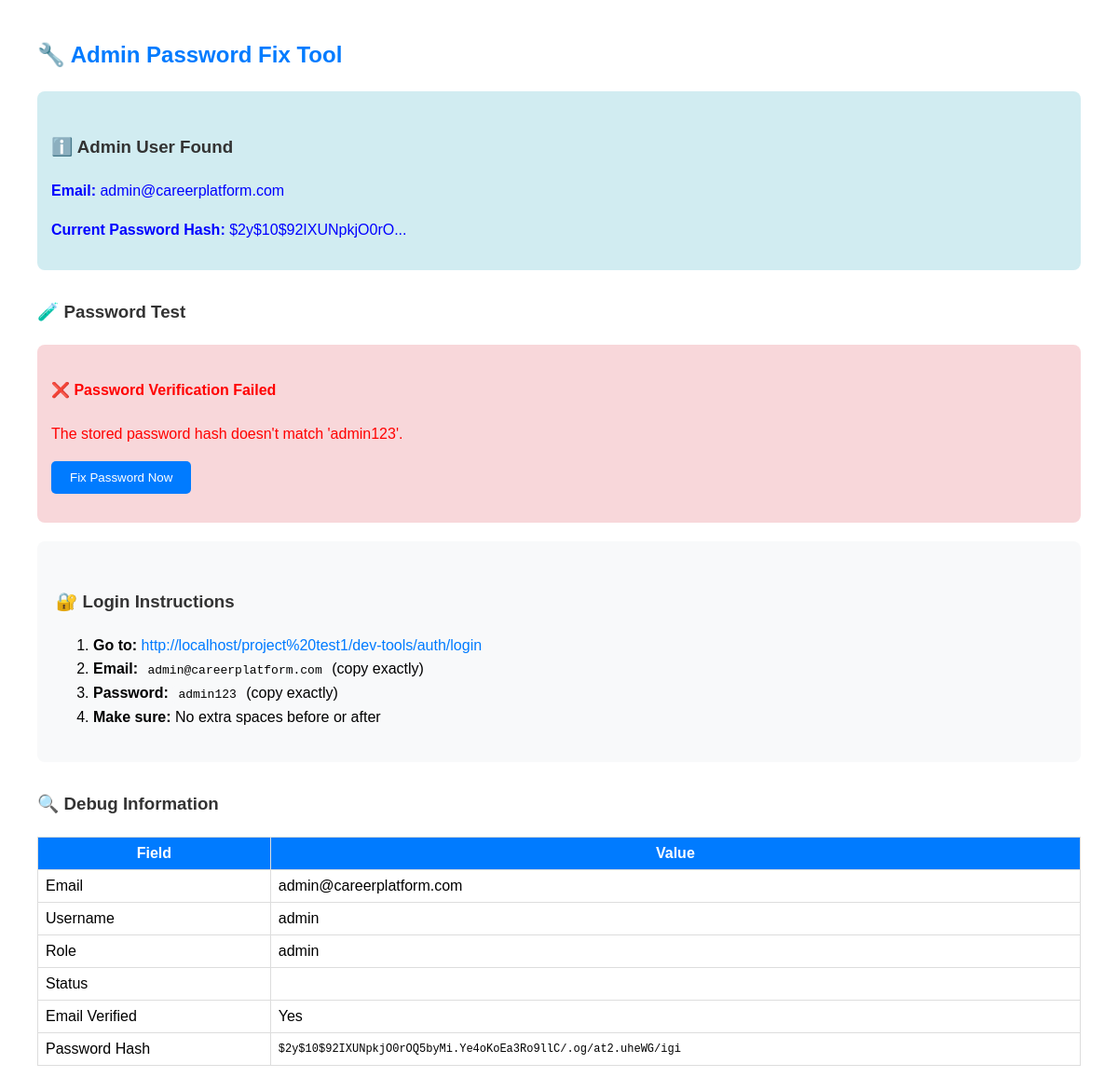
The page /dev-tools/fix-admin.php on the database its author committed.
### tables this page shows
CREATE TABLE users (
    id INT PRIMARY KEY AUTO_INCREMENT,
    username VARCHAR(50) UNIQUE NOT NULL,
    email VARCHAR(100) UNIQUE NOT NULL,
    password VARCHAR(255) NOT NULL,
    first_name VARCHAR(50) NOT NULL,
    last_name VARCHAR(50) NOT NULL,
    role ENUM('student', 'counselor', 'admin') NOT NULL DEFAULT 'student',
    phone VARCHAR(20),
    profile_image VARCHAR(255),
    email_verified BOOLEAN DEFAULT TRUE,
    created_at TIMESTAMP DEFAULT CURRENT_TIMESTAMP,
    updated_at TIMESTAMP DEFAULT CURRENT_TIMESTAMP ON UPDATE CURRENT_TIMESTAMP
);

### app/core/Database.php (called while the page is built, shortened)
<?php
class Database
{
    private $host = DB_HOST;
    private $user = DB_USER;
    private $pass = DB_PASS;
    private $dbname = DB_NAME;
    private $dbh;
    private $stmt;
    public function __construct()
    {
        $dsn = 'mysql:host=' . $this->host . ';dbname=' . $this->dbname . ';charset=utf8mb4';
        $options = [
            PDO::ATTR_PERSISTENT => true,
            PDO::ATTR_ERRMODE => PDO::ERRMODE_EXCEPTION,
            PDO::ATTR_DEFAULT_FETCH_MODE => PDO::FETCH_OBJ
        ];
        try {
            $this->dbh = new PDO($dsn, $this->user, $this->pass, $options);
        } catch (PDOException $e) {
            $this->error = $e->getMessage();
            $errorMsg = "<h2>Database Connection Error</h2>";
            $errorMsg .= "<p><strong>Error:</strong> " . htmlspecialchars($e->getMessage()) . "</p>";
            $errorMsg .= "<h3>Possible Solutions:</h3>";
            $errorMsg .= "<ol>";
            $errorMsg .= "<li><strong>Start MySQL:</strong> Open XAMPP Control Panel and start MySQL</li>";
            $errorMsg .= "<li><strong>Check Database:</strong> Ensure database '" . $this->dbname . "' exists</li>";
            $errorMsg .= "<li><strong>Import Schema:</strong> Import database/schema.sql via phpMyAdmin</li>";
            $errorMsg .= "<li><strong>Check Credentials:</strong> Verify DB_USER and DB_PASS in app/config/config.php</li>";
            $errorMsg .= "</ol>";
            $errorMsg .= "<p><a href='" . APP_URL . "/diagnostic.php'>Run Diagnostic Tool</a></p>";
            die($errorMsg);
        }
    }
    public function query($sql)
    {
        $this->stmt = $this->dbh->prepare($sql);
    }
    public function bind($param, $value, $type = null)
    {
        if (is_null($type)) {
            switch (true) {
                default:
                    $type = PDO::PARAM_STR;
            }
        }
        $this->stmt->bindValue($param, $value, $type);
    }
    public function execute()
    {
        return $this->stmt->execute();
    }
    public function single()
    {
        $this->execute();
        return $this->stmt->fetch(PDO::FETCH_OBJ);
    }
}
?>

### dev-tools/fix-admin.php (the view, shortened to what this page needs)
<?php
require_once '../app/core/Database.php';
echo "<h2>🔧 Admin Password Fix Tool</h2>";
try {
    $db = new Database();
    $db->query("SELECT * FROM users WHERE email = :email");
    $db->bind(':email', 'admin@careerplatform.com');
    $admin = $db->single();
    if (!$admin) {
        echo "<div style='color: red; background: #f8d7da; padding: 15px; border-radius: 8px; margin: 20px 0;'>";
        echo "<h3>❌ Admin User Not Found!</h3>";
        echo "<p>Creating admin user now...</p>";
        echo "</div>";
        $hashedPassword = password_hash('admin123', PASSWORD_DEFAULT);
        $db->query("INSERT INTO users (username, email, password, first_name, last_name, role, email_verified, status)
                    VALUES (:username, :email, :password, :first_name, :last_name, :role, :email_verified, :status)");
        $db->bind(':username', 'admin');
        $db->bind(':email', 'admin@careerplatform.com');
        $db->bind(':password', $hashedPassword);
        $db->bind(':first_name', 'System');
        $db->bind(':last_name', 'Administrator');
        $db->bind(':role', 'admin');
        $db->bind(':email_verified', 1);
        $db->bind(':status', 'active');
        if ($db->execute()) {
            echo "<div style='color: green; background: #d4edda; padding: 15px; border-radius: 8px; margin: 20px 0;'>";
            echo "<h3>✅ Admin User Created Successfully!</h3>";
            echo "</div>";
        }
    } else {
        echo "<div style='color: blue; background: #d1ecf1; padding: 15px; border-radius: 8px; margin: 20px 0;'>";
        echo "<h3>ℹ️ Admin User Found</h3>";
        echo "<p><strong>Email:</strong> " . $admin->email . "</p>";
        echo "<p><strong>Current Password Hash:</strong> " . substr($admin->password, 0, 20) . "...</p>";
        echo "</div>";
    }
    if ($admin) {
        echo "<h3>🧪 Password Test</h3>";
        $testPassword = 'admin123';
        if (password_verify($testPassword, $admin->password)) {
            echo "<div style='color: green; background: #d4edda; padding: 15px; border-radius: 8px; margin: 20px 0;'>";
            echo "<h4>✅ Current Password Works!</h4>";
            echo "<p>The password 'admin123' is correct. Try logging in again.</p>";
            echo "<p><a href='" . APP_URL . "/auth/login' class='btn btn-success'>Go to Login Page</a></p>";
            echo "</div>";
        } else {
            echo "<div style='color: red; background: #f8d7da; padding: 15px; border-radius: 8px; margin: 20px 0;'>";
            echo "<h4>❌ Password Verification Failed</h4>";
            echo "<p>The stored password hash doesn't match 'admin123'.</p>";
            echo "<form method='POST' style='margin-top: 15px;'>";
            echo "<button type='submit' name='fix_password' class='btn btn-primary' style='background: #007bff; color: white; padding: 10px 20px; border: none; border-radius: 5px; cursor: pointer;'>Fix Password Now</button>";
            echo "</form>";
            echo "</div>";
        }
    }
    echo "<div style='background: #f8f9fa; padding: 20px; border-radius: 8px; margin: 20px 0;'>";
    echo "<h3>🔐 Login Instructions</h3>";
    echo "<ol>";
    echo "<li><strong>Go to:</strong> <a href='" . APP_URL . "/auth/login' target='_blank'>" . APP_URL . "/auth/login</a></li>";
    echo "<li><strong>Email:</strong> <code>admin@careerplatform.com</code> (copy exactly)</li>";
    echo "<li><strong>Password:</strong> <code>admin123</code> (copy exactly)</li>";
    echo "<li><strong>Make sure:</strong> No extra spaces before or after</li>";
    echo "</ol>";
    echo "</div>";
    echo "<h3>🔍 Debug Information</h3>";
    echo "<table style='border-collapse: collapse; width: 100%; margin: 20px 0;'>";
    echo "<tr style='background: #007bff; color: white;'>";
    echo "<th style='border: 1px solid #ddd; padding: 8px;'>Field</th>";
    echo "<th style='border: 1px solid #ddd; padding: 8px;'>Value</th>";
    echo "</tr>";
    if ($admin) {
        echo "<tr><td style='border: 1px solid #ddd; padding: 8px;'>Email</td><td style='border: 1px solid #ddd; padding: 8px;'>" . $admin->email . "</td></tr>";
        echo "<tr><td style='border: 1px solid #ddd; padding: 8px;'>Username</td><td style='border: 1px solid #ddd; padding: 8px;'>" . $admin->username . "</td></tr>";
        echo "<tr><td style='border: 1px solid #ddd; padding: 8px;'>Role</td><td style='border: 1px solid #ddd; padding: 8px;'>" . $admin->role . "</td></tr>";
        echo "<tr><td style='border: 1px solid #ddd; padding: 8px;'>Status</td><td style='border: 1px solid #ddd; padding: 8px;'>" . $admin->status . "</td></tr>";
        echo "<tr><td style='border: 1px solid #ddd; padding: 8px;'>Email Verified</td><td style='border: 1px solid #ddd; padding: 8px;'>" . ($admin->email_verified ? 'Yes' : 'No') . "</td></tr>";
        echo "<tr><td style='border: 1px solid #ddd; padding: 8px;'>Password Hash</td><td style='border: 1px solid #ddd; padding: 8px; font-family: monospace; font-size: 12px;'>" . $admin->password . "</td></tr>";
    }
    echo "</table>";
} catch (Exception $e) {
    echo "<div style='color: red; background: #f8d7da; padding: 15px; border-radius: 8px; margin: 20px 0;'>";
    echo "<h3>❌ Error:</h3>";
    echo "<p>" . $e->getMessage() . "</p>";
    echo "</div>";
}
?>

### dev-tools/fix-admin.php (style rules this page uses)
h2 { color: #007bff; }
h3 { color: #333; margin-top: 30px; }
code { background: #f8f9fa; padding: 2px 6px; border-radius: 4px; font-family: monospace; }
a { color: #007bff; text-decoration: none; }
.btn { display: inline-block; padding: 10px 20px; text-decoration: none; border-radius: 5px; }
.btn-primary { background: #007bff; color: white; }

### rows shown on the page
users: email "admin@careerplatform.com", password "$2y$10$92IXUNpkjO0rO", username "admin", role "admin", password "$2y$10$92IXUNpkjO0rOQ5byMi.Ye4oKoEa3Ro9llC/.og/at2.uheWG/igi"

### other values the page prints
APP_URL "http://localhost/project%20test1/dev-tools"
